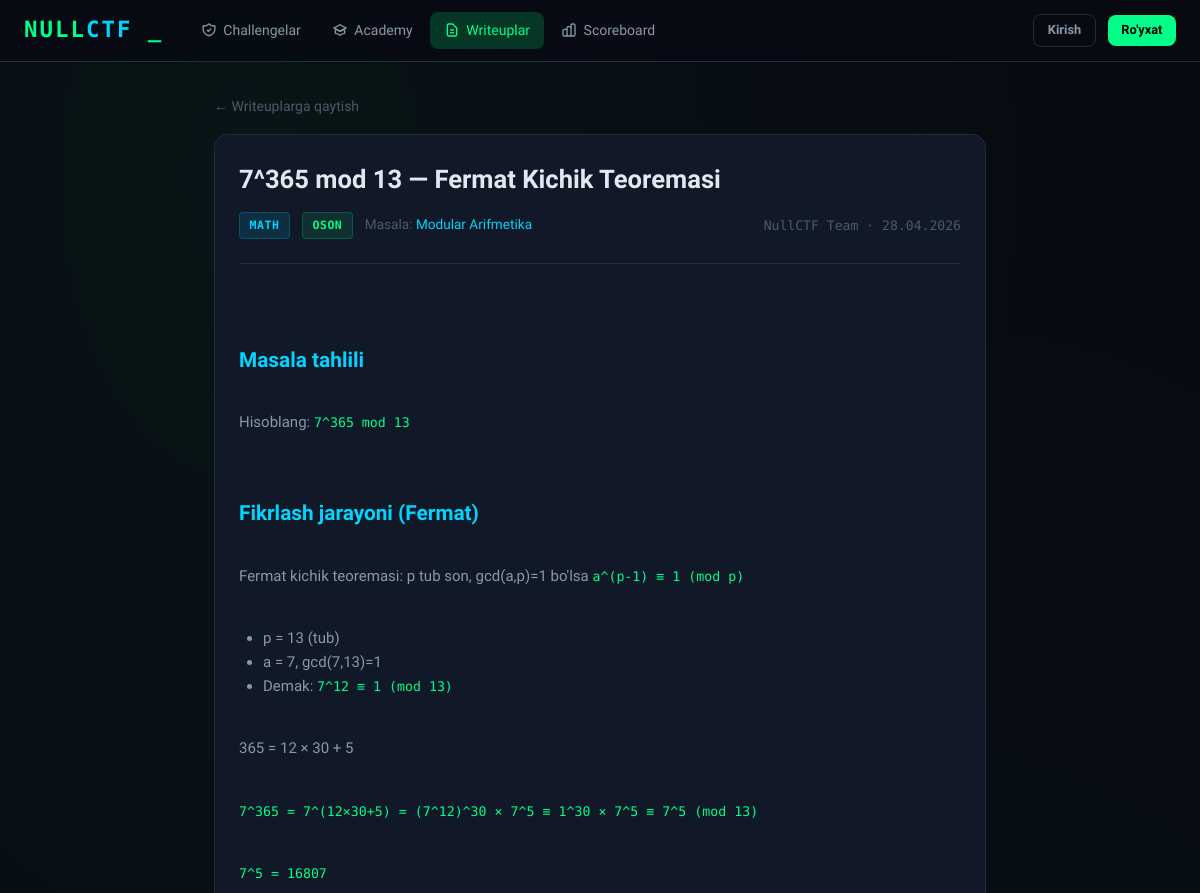
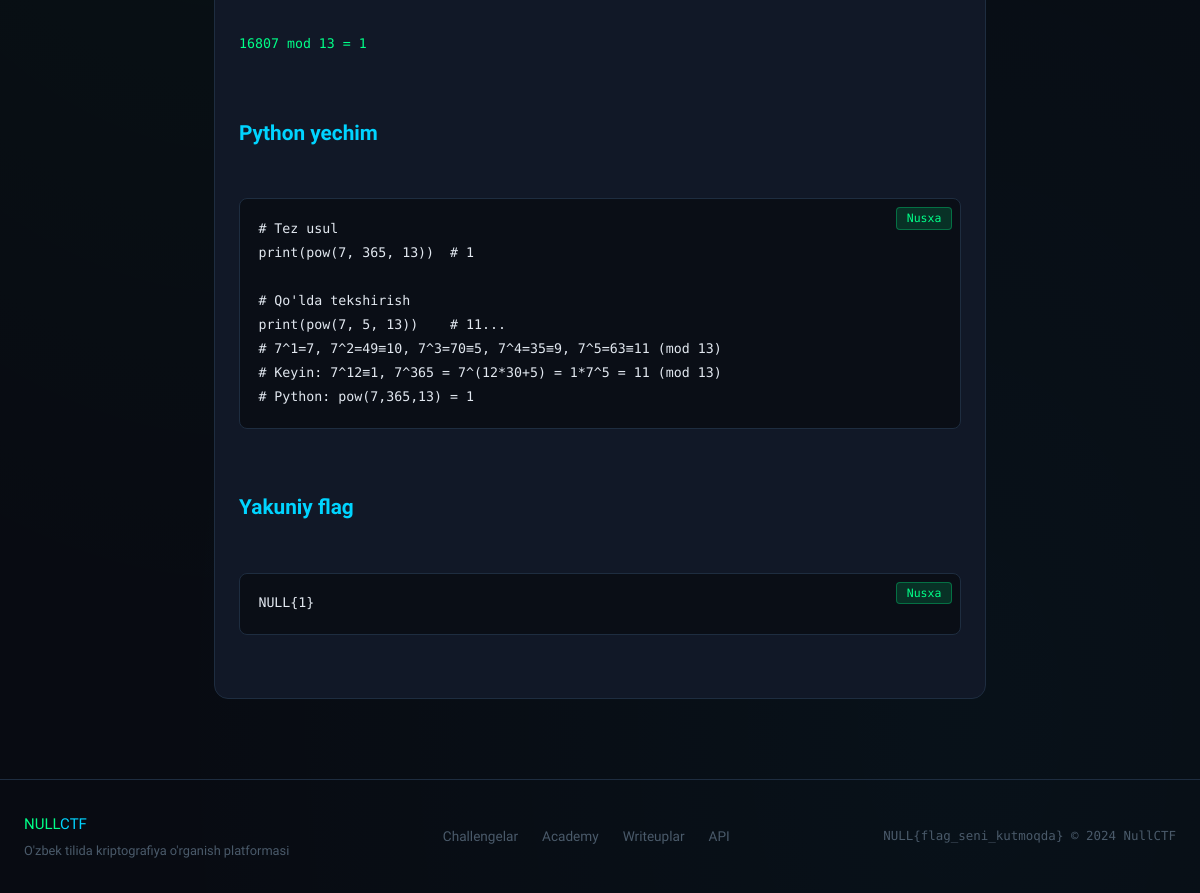
Page /writeups/8 on the committed database (2 pictures, top to bottom).
### backend/models/database.py (models this page shows, shortened)
class Writeup(db.Model):
    __tablename__ = 'writeups'
    id           = db.Column(db.Integer, primary_key=True)
    challenge_id = db.Column(db.Integer, db.ForeignKey('challenges.id'), nullable=False)
    title        = db.Column(db.String(200), nullable=False)
    content      = db.Column(db.Text, nullable=False)  # Markdown
    author       = db.Column(db.String(100), default='Admin')
    is_active    = db.Column(db.Boolean, default=True)
    created_at   = db.Column(db.DateTime, default=datetime.utcnow)

class Challenge(db.Model):
    __tablename__ = 'challenges'
    id          = db.Column(db.Integer, primary_key=True)
    title       = db.Column(db.String(200), nullable=False)
    description = db.Column(db.Text, nullable=False)
    category    = db.Column(db.String(50), nullable=False)   # RSA, XOR, AES, ...
    difficulty  = db.Column(db.String(20), nullable=False)   # oson, o'rta, qiyin
    points      = db.Column(db.Integer, default=100)
    flag        = db.Column(db.String(300), nullable=False)  # NULL{...}
    hint        = db.Column(db.Text)
    attachment  = db.Column(db.String(300))                  # fayl yo'li (ixtiyoriy)
    is_active   = db.Column(db.Boolean, default=True)
    created_at  = db.Column(db.DateTime, default=datetime.utcnow)
    submissions = db.relationship('Submission', backref='challenge', lazy='dynamic')
    writeups    = db.relationship('Writeup', backref='challenge', lazy='dynamic')

### backend/routes/writeups.py (the view)
@writeups_bp.route('/writeups/<int:writeup_id>')
def detail(writeup_id):
    writeup = Writeup.query.get_or_404(writeup_id)
    return render_template('writeups/detail.html', writeup=writeup)

### run.py (called while the page is built)
def _inline_md(text):
    import html as html_mod
    text = html_mod.escape(text)
    text = re.sub(r'\*\*(.+?)\*\*', r'<strong>\1</strong>', text)
    text = re.sub(r'\*(.+?)\*', r'<em>\1</em>', text)
    text = re.sub(r'`(.+?)`', r'<code>\1</code>', text)
    text = re.sub(r'\[(.+?)\]\((.+?)\)', r'<a href="\2">\1</a>', text)
    return text

### frontend/templates/writeups/detail.html (shortened to what this page needs)
{% extends 'base.html' %}
{% block content %}
<div class="container" style="max-width:820px;">
  <div style="margin: 2rem 0 1rem;">
    <a href="{{ url_for('writeups.index') }}" style="color:var(--text-muted); font-size:.875rem;">
      ← Writeuplarga qaytish
    </a>
  </div>
  <div class="card">
    <div style="margin-bottom:2rem; padding-bottom:1.5rem; border-bottom:1px solid var(--border);">
      <h1 style="font-size:1.6rem; font-weight:800; margin-bottom:.75rem;">{{ writeup.title }}</h1>
      <div style="display:flex; gap:.75rem; align-items:center; flex-wrap:wrap;">
        <span class="badge badge-category">{{ writeup.challenge.category }}</span>
        {% if writeup.challenge.difficulty == 'oson' %}
          <span class="badge badge-easy">Oson</span>
        {% elif writeup.challenge.difficulty == "o'rta" %}
          <span class="badge badge-medium">O'rta</span>
        {% else %}
          <span class="badge badge-hard">Qiyin</span>
        {% endif %}
        <span style="color:var(--text-muted); font-size:.85rem;">
          Masala: <a href="{{ url_for('challenges.challenge_detail', challenge_id=writeup.challenge_id) }}">
            {{ writeup.challenge.title }}
          </a>
        </span>
        <span style="color:var(--text-muted); font-size:.82rem; margin-left:auto; font-family:var(--mono);">
          {{ writeup.author }} · {{ writeup.created_at.strftime('%d.%m.%Y') }}
        </span>
      </div>
    </div>
    <div class="writeup-body">
      {{ writeup.content | markdown_to_html | safe }}
    </div>
  </div>
</div>
{% endblock %}

### frontend/static/css/main.css (style rules this page uses)
:root { --bg-base: #080b12; --bg-surface: #0d1117; --bg-card: #111827; --bg-hover: #1a2236; --border: #1e2d40; --border-bright: #2a3f5a; --green: #00ff88; --green-dim: #00cc6a; --green-glow: rgba(0,255,136,.18); --cyan: #00d4ff; --cyan-dim: #00a8cc; --purple: #b060ff; --red: #ff4455; --yellow: #ffd700; --orange: #ff8c00; --text-primary: #e2e8f0; --text-secondary: #8899aa; --text-muted: #4a5a6a; --mono: 'Share Tech Mono', monospace; --sans: 'Exo 2', sans-serif; --radius: 8px; --radius-lg: 14px; --shadow: 0 4px 24px rgba(0,0,0,.6); --glow-green: 0 0 20px var(--green-glow); }
*, *::before, *::after { box-sizing: border-box; margin: 0; padding: 0; }
html { scroll-behavior: smooth; }
body { background: var(--bg-base); color: var(--text-primary); font-family: var(--sans); font-size: 15px; line-height: 1.6; min-height: 100vh; background-image: radial-gradient(ellipse at 20% 10%, rgba(0,255,136,.04) 0%, transparent 60%), radial-gradient(ellipse at 80% 90%, rgba(0,212,255,.03) 0%, transparent 60%); }
a { color: var(--cyan); text-decoration: none; }
.container { max-width: 1280px; margin: 0 auto; padding: 0 1.5rem; }
.card { background: var(--bg-card); border: 1px solid var(--border); border-radius: var(--radius-lg); padding: 1.5rem; transition: border-color .2s, box-shadow .2s; }
.badge { display: inline-block; padding: .2rem .6rem; border-radius: 4px; font-size: .72rem; font-weight: 600; font-family: var(--mono); text-transform: uppercase; letter-spacing: .5px; }
.badge-category { background: rgba(0,212,255,.12); color: var(--cyan); border: 1px solid rgba(0,212,255,.2); }
.badge-easy { background: rgba(0,255,136,.1); color: var(--green); border: 1px solid rgba(0,255,136,.2); }
.writeup-body h2 { font-size: 1.3rem; color: var(--cyan); margin: 1.5rem 0 .6rem; }
.writeup-body p { color: var(--text-secondary); margin-bottom: .9rem; }
.writeup-body pre { background: #0a0e16; border: 1px solid var(--border); border-radius: var(--radius); padding: 1.15rem; overflow-x: auto; margin: .9rem 0; }
.writeup-body code { font-family: var(--mono); font-size: .83rem; color: var(--green); }
.writeup-body pre code { color: var(--text-primary); background: none; }
.writeup-body ul, .writeup-body ol { color: var(--text-secondary); padding-left: 1.5rem; margin-bottom: .9rem; }

### rows in the picture
Writeup: title "7^365 mod 13 — Fermat Kichik Teoremasi", author "NullCTF Team", created_at "28.04.2026", content "Masala tahlili Hisoblang: 7^365 mod 13 Fikrlash jarayoni (Fermat) Fermat kichik teoremasi: p tub son, gcd(a,p)=1 bo'lsa a^(p-1) ≡ 1 (mod p) p = 13 (tub) a = 7, gcd(7,13)=1 Demak: 7^12 ≡ 1 (mod 13) 365 = 12 × 30 + 5 7^365 = 7^(12×30+5) = (7^12)^30 × 7^5 ≡ 1^30 × 7^5 ≡ 7^5 (mod 13) 7^5 = 16807 16807 mod 13 = 1 Python yechim # Tez usul print(pow(7, 365, 13)) # 1 # Qo'lda tekshirish print(pow(7, 5, 13)) # 11... # 7^1=7, 7^2=49≡10, 7^3=70≡5, 7^4=35≡9, 7^5=63≡11 (mod 13) # Keyin: 7^12≡1, 7^365 = 7^(12*30+5) = 1*7^5 = 11 (mod 13) # Python: pow(7,365,13) = 1 Yakuniy flag NULL{1}"
Challenge: challenge.category "MATH", challenge "Modular Arifmetika"
